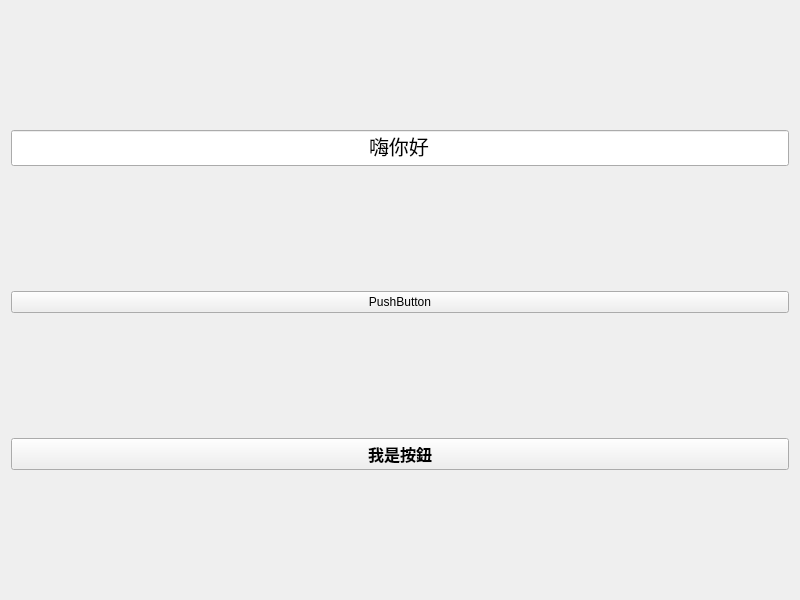
<?xml version="1.0" encoding="UTF-8"?>
<ui version="4.0">
 <class>LayoutFirst</class>
 <widget class="QWidget" name="LayoutFirst">
  <property name="geometry">
   <rect>
    <x>0</x>
    <y>0</y>
    <width>800</width>
    <height>600</height>
   </rect>
  </property>
  <property name="minimumSize">
   <size>
    <width>0</width>
    <height>0</height>
   </size>
  </property>
  <property name="maximumSize">
   <size>
    <width>16777215</width>
    <height>16777215</height>
   </size>
  </property>
  <property name="windowTitle">
   <string>Form</string>
  </property>
  <layout class="QHBoxLayout" name="horizontalLayout">
   <item>
    <layout class="QVBoxLayout" name="verticalLayout">
     <item>
      <widget class="QLineEdit" name="line_hi">
       <property name="enabled">
        <bool>true</bool>
       </property>
       <property name="font">
        <font>
         <family>標楷體</family>
         <pointsize>15</pointsize>
         <kerning>false</kerning>
        </font>
       </property>
       <property name="text">
        <string>嗨你好</string>
       </property>
       <property name="alignment">
        <set>Qt::AlignmentFlag::AlignCenter</set>
       </property>
      </widget>
     </item>
     <item>
      <widget class="QPushButton" name="pushButton">
       <property name="text">
        <string>PushButton</string>
       </property>
      </widget>
     </item>
     <item>
      <widget class="QPushButton" name="button_1">
       <property name="font">
        <font>
         <family>新細明體</family>
         <pointsize>12</pointsize>
         <bold>true</bold>
        </font>
       </property>
       <property name="cursor">
        <cursorShape>PointingHandCursor</cursorShape>
       </property>
       <property name="text">
        <string>我是按鈕</string>
       </property>
      </widget>
     </item>
    </layout>
   </item>
  </layout>
 </widget>
 <resources/>
 <connections/>
</ui>
